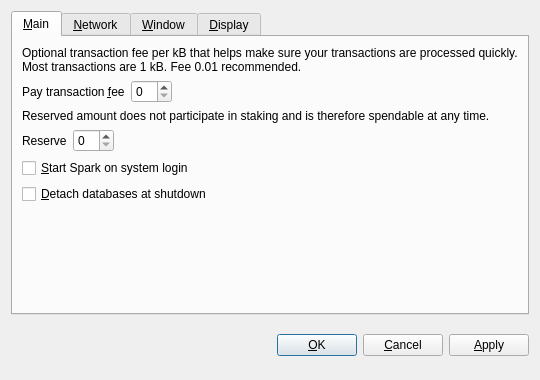
<?xml version="1.0" encoding="UTF-8"?>
<ui version="4.0">
 <class>OptionsDialog</class>
 <widget class="QDialog" name="OptionsDialog">
  <property name="geometry">
   <rect>
    <x>0</x>
    <y>0</y>
    <width>540</width>
    <height>380</height>
   </rect>
  </property>
  <property name="windowTitle">
   <string>Options</string>
  </property>
  <property name="modal">
   <bool>true</bool>
  </property>
  <layout class="QVBoxLayout" name="verticalLayout">
   <item>
    <widget class="QTabWidget" name="tabWidget">
     <property name="tabPosition">
      <enum>QTabWidget::North</enum>
     </property>
     <property name="currentIndex">
      <number>0</number>
     </property>
     <widget class="QWidget" name="tabMain">
      <attribute name="title">
       <string>&amp;Main</string>
      </attribute>
      <layout class="QVBoxLayout" name="verticalLayout_Main">
       <item>
        <widget class="QLabel" name="transactionFeeInfoLabel">
         <property name="text">
          <string>Optional transaction fee per kB that helps make sure your transactions are processed quickly. Most transactions are 1 kB. Fee 0.01 recommended.</string>
         </property>
         <property name="textFormat">
          <enum>Qt::PlainText</enum>
         </property>
         <property name="wordWrap">
          <bool>true</bool>
         </property>
        </widget>
       </item>
       <item>
        <layout class="QHBoxLayout" name="horizontalLayoutFee">
         <item>
          <widget class="QLabel" name="transactionFeeLabel">
           <property name="text">
            <string>Pay transaction &amp;fee</string>
           </property>
           <property name="textFormat">
            <enum>Qt::PlainText</enum>
           </property>
           <property name="buddy">
            <cstring>transactionFee</cstring>
           </property>
          </widget>
         </item>
         <item>
          <widget class="BitcoinAmountField" name="transactionFee"/>
         </item>
         <item>
          <spacer name="horizontalSpacerFee">
           <property name="orientation">
            <enum>Qt::Horizontal</enum>
           </property>
           <property name="sizeHint" stdset="0">
            <size>
             <width>40</width>
             <height>20</height>
            </size>
           </property>
          </spacer>
         </item>
        </layout>
       </item>
       <item>
        <widget class="QLabel" name="reserveBalanceInfoLabel">
         <property name="text">
          <string>Reserved amount does not participate in staking and is therefore spendable at any time.</string>
         </property>
         <property name="textFormat">
          <enum>Qt::PlainText</enum>
         </property>
         <property name="wordWrap">
          <bool>true</bool>
         </property>
        </widget>
       </item>
       <item>
        <layout class="QHBoxLayout" name="horizontalLayoutReserveBalance">
         <item>
          <widget class="QLabel" name="reserveBalanceLabel">
           <property name="text">
            <string>Reserve</string>
           </property>
           <property name="textFormat">
            <enum>Qt::PlainText</enum>
           </property>
           <property name="buddy">
            <cstring>reserveBalance</cstring>
           </property>
          </widget>
         </item>
         <item>
          <widget class="BitcoinAmountField" name="reserveBalance"/>
         </item>
         <item>
          <spacer name="horizontalSpacerReserveBalance">
           <property name="orientation">
            <enum>Qt::Horizontal</enum>
           </property>
           <property name="sizeHint" stdset="0">
            <size>
             <width>40</width>
             <height>20</height>
            </size>
           </property>
          </spacer>
         </item>
        </layout>
       </item>
       <item>
        <widget class="QCheckBox" name="bitcoinAtStartup">
         <property name="toolTip">
          <string>Automatically start Spark after logging in to the system.</string>
         </property>
         <property name="text">
          <string>&amp;Start Spark on system login</string>
         </property>
        </widget>
       </item>
       <item>
        <widget class="QCheckBox" name="detachDatabases">
         <property name="toolTip">
          <string>Detach block and address databases at shutdown. This means they can be moved to another data directory, but it slows down shutdown. The wallet is always detached.</string>
         </property>
         <property name="text">
          <string>&amp;Detach databases at shutdown</string>
         </property>
        </widget>
       </item>
       <item>
        <spacer name="verticalSpacer_Main">
         <property name="orientation">
          <enum>Qt::Vertical</enum>
         </property>
         <property name="sizeHint" stdset="0">
          <size>
           <width>20</width>
           <height>40</height>
          </size>
         </property>
        </spacer>
       </item>
      </layout>
     </widget>
     <widget class="QWidget" name="tabNetwork">
      <attribute name="title">
       <string>&amp;Network</string>
      </attribute>
      <layout class="QVBoxLayout" name="verticalLayout_Network">
       <item>
        <widget class="QCheckBox" name="mapPortUpnp">
         <property name="toolTip">
          <string>Automatically open the Spark client port on the router. This only works when your router supports UPnP and it is enabled.</string>
         </property>
         <property name="text">
          <string>Map port using &amp;UPnP</string>
         </property>
        </widget>
       </item>
       <item>
        <widget class="QCheckBox" name="connectSocks">
         <property name="toolTip">
          <string>Connect to the Spark network through a SOCKS proxy (e.g. when connecting through Tor).</string>
         </property>
         <property name="text">
          <string>&amp;Connect through SOCKS proxy:</string>
         </property>
        </widget>
       </item>
       <item>
        <layout class="QHBoxLayout" name="horizontalLayout_Network">
         <item>
          <widget class="QLabel" name="proxyIpLabel">
           <property name="text">
            <string>Proxy &amp;IP:</string>
           </property>
           <property name="textFormat">
            <enum>Qt::PlainText</enum>
           </property>
           <property name="buddy">
            <cstring>proxyIp</cstring>
           </property>
          </widget>
         </item>
         <item>
          <widget class="QValidatedLineEdit" name="proxyIp">
           <property name="maximumSize">
            <size>
             <width>140</width>
             <height>16777215</height>
            </size>
           </property>
           <property name="toolTip">
            <string>IP address of the proxy (e.g. 127.0.0.1)</string>
           </property>
          </widget>
         </item>
         <item>
          <widget class="QLabel" name="proxyPortLabel">
           <property name="text">
            <string>&amp;Port:</string>
           </property>
           <property name="textFormat">
            <enum>Qt::PlainText</enum>
           </property>
           <property name="buddy">
            <cstring>proxyPort</cstring>
           </property>
          </widget>
         </item>
         <item>
          <widget class="QLineEdit" name="proxyPort">
           <property name="maximumSize">
            <size>
             <width>55</width>
             <height>16777215</height>
            </size>
           </property>
           <property name="toolTip">
            <string>Port of the proxy (e.g. 9050)</string>
           </property>
          </widget>
         </item>
         <item>
          <widget class="QLabel" name="socksVersionLabel">
           <property name="text">
            <string>SOCKS &amp;Version:</string>
           </property>
           <property name="textFormat">
            <enum>Qt::PlainText</enum>
           </property>
           <property name="buddy">
            <cstring>socksVersion</cstring>
           </property>
          </widget>
         </item>
         <item>
          <widget class="QValueComboBox" name="socksVersion">
           <property name="toolTip">
            <string>SOCKS version of the proxy (e.g. 5)</string>
           </property>
          </widget>
         </item>
         <item>
          <spacer name="horizontalSpacer_Network">
           <property name="orientation">
            <enum>Qt::Horizontal</enum>
           </property>
           <property name="sizeHint" stdset="0">
            <size>
             <width>40</width>
             <height>20</height>
            </size>
           </property>
          </spacer>
         </item>
        </layout>
       </item>
       <item>
        <spacer name="verticalSpacer_Network">
         <property name="orientation">
          <enum>Qt::Vertical</enum>
         </property>
         <property name="sizeHint" stdset="0">
          <size>
           <width>20</width>
           <height>40</height>
          </size>
         </property>
        </spacer>
       </item>
      </layout>
     </widget>
     <widget class="QWidget" name="tabWindow">
      <attribute name="title">
       <string>&amp;Window</string>
      </attribute>
      <layout class="QVBoxLayout" name="verticalLayout_Window">
       <item>
        <widget class="QCheckBox" name="minimizeToTray">
         <property name="toolTip">
          <string>Show only a tray icon after minimizing the window.</string>
         </property>
         <property name="text">
          <string>&amp;Minimize to the tray instead of the taskbar</string>
         </property>
        </widget>
       </item>
       <item>
        <widget class="QCheckBox" name="minimizeOnClose">
         <property name="toolTip">
          <string>Minimize instead of exit the application when the window is closed. When this option is enabled, the application will be closed only after selecting Quit in the menu.</string>
         </property>
         <property name="text">
          <string>M&amp;inimize on close</string>
         </property>
        </widget>
       </item>
       <item>
        <spacer name="verticalSpacer_Window">
         <property name="orientation">
          <enum>Qt::Vertical</enum>
         </property>
         <property name="sizeHint" stdset="0">
          <size>
           <width>20</width>
           <height>40</height>
          </size>
         </property>
        </spacer>
       </item>
      </layout>
     </widget>
     <widget class="QWidget" name="tabDisplay">
      <attribute name="title">
       <string>&amp;Display</string>
      </attribute>
      <layout class="QVBoxLayout" name="verticalLayout_Display">
       <item>
        <layout class="QHBoxLayout" name="horizontalLayout_1_Display">
         <item>
          <widget class="QLabel" name="langLabel">
           <property name="text">
            <string>User Interface &amp;language:</string>
           </property>
           <property name="textFormat">
            <enum>Qt::PlainText</enum>
           </property>
           <property name="buddy">
            <cstring>lang</cstring>
           </property>
          </widget>
         </item>
         <item>
          <widget class="QValueComboBox" name="lang">
           <property name="toolTip">
            <string>The user interface language can be set here. This setting will take effect after restarting Spark.</string>
           </property>
          </widget>
         </item>
        </layout>
       </item>
       <item>
        <layout class="QHBoxLayout" name="horizontalLayout_2_Display">
         <item>
          <widget class="QLabel" name="unitLabel">
           <property name="text">
            <string>&amp;Unit to show amounts in:</string>
           </property>
           <property name="textFormat">
            <enum>Qt::PlainText</enum>
           </property>
           <property name="buddy">
            <cstring>unit</cstring>
           </property>
          </widget>
         </item>
         <item>
          <widget class="QValueComboBox" name="unit">
           <property name="toolTip">
            <string>Choose the default subdivision unit to show in the interface and when sending coins.</string>
           </property>
          </widget>
         </item>
        </layout>
       </item>
       <item>
        <widget class="QCheckBox" name="displayAddresses">
         <property name="toolTip">
          <string>Whether to show Spark addresses in the transaction list or not.</string>
         </property>
         <property name="text">
          <string>&amp;Display addresses in transaction list</string>
         </property>
        </widget>
       </item>
       <item>
        <widget class="QCheckBox" name="coinControlFeatures">
         <property name="toolTip">
          <string>Whether to show coin control features or not.</string>
         </property>
         <property name="text">
          <string>Display coin &amp;control features (experts only!)</string>
         </property>
        </widget>
       </item>
       <item>
        <spacer name="verticalSpacer_Display">
         <property name="orientation">
          <enum>Qt::Vertical</enum>
         </property>
         <property name="sizeHint" stdset="0">
          <size>
           <width>20</width>
           <height>40</height>
          </size>
         </property>
        </spacer>
       </item>
      </layout>
     </widget>
    </widget>
   </item>
   <item>
    <layout class="QHBoxLayout" name="horizontalLayout_Buttons">
     <item>
      <spacer name="horizontalSpacer_1">
       <property name="orientation">
        <enum>Qt::Horizontal</enum>
       </property>
       <property name="sizeHint" stdset="0">
        <size>
         <width>40</width>
         <height>48</height>
        </size>
       </property>
      </spacer>
     </item>
     <item>
      <widget class="QLabel" name="statusLabel">
       <property name="font">
        <font>
         <weight>75</weight>
         <bold>true</bold>
        </font>
       </property>
       <property name="text">
        <string/>
       </property>
       <property name="textFormat">
        <enum>Qt::PlainText</enum>
       </property>
       <property name="wordWrap">
        <bool>true</bool>
       </property>
      </widget>
     </item>
     <item>
      <spacer name="horizontalSpacer_2">
       <property name="orientation">
        <enum>Qt::Horizontal</enum>
       </property>
       <property name="sizeHint" stdset="0">
        <size>
         <width>40</width>
         <height>48</height>
        </size>
       </property>
      </spacer>
     </item>
     <item>
      <widget class="QPushButton" name="okButton">
       <property name="text">
        <string>&amp;OK</string>
       </property>
      </widget>
     </item>
     <item>
      <widget class="QPushButton" name="cancelButton">
       <property name="text">
        <string>&amp;Cancel</string>
       </property>
       <property name="autoDefault">
        <bool>false</bool>
       </property>
      </widget>
     </item>
     <item>
      <widget class="QPushButton" name="applyButton">
       <property name="text">
        <string>&amp;Apply</string>
       </property>
       <property name="autoDefault">
        <bool>false</bool>
       </property>
      </widget>
     </item>
    </layout>
   </item>
  </layout>
 </widget>
 <customwidgets>
  <customwidget>
   <class>BitcoinAmountField</class>
   <extends>QSpinBox</extends>
   <header>bitcoinamountfield.h</header>
  </customwidget>
  <customwidget>
   <class>QValueComboBox</class>
   <extends>QComboBox</extends>
   <header>qvaluecombobox.h</header>
  </customwidget>
  <customwidget>
   <class>QValidatedLineEdit</class>
   <extends>QLineEdit</extends>
   <header>qvalidatedlineedit.h</header>
  </customwidget>
 </customwidgets>
 <resources/>
 <connections/>
</ui>
